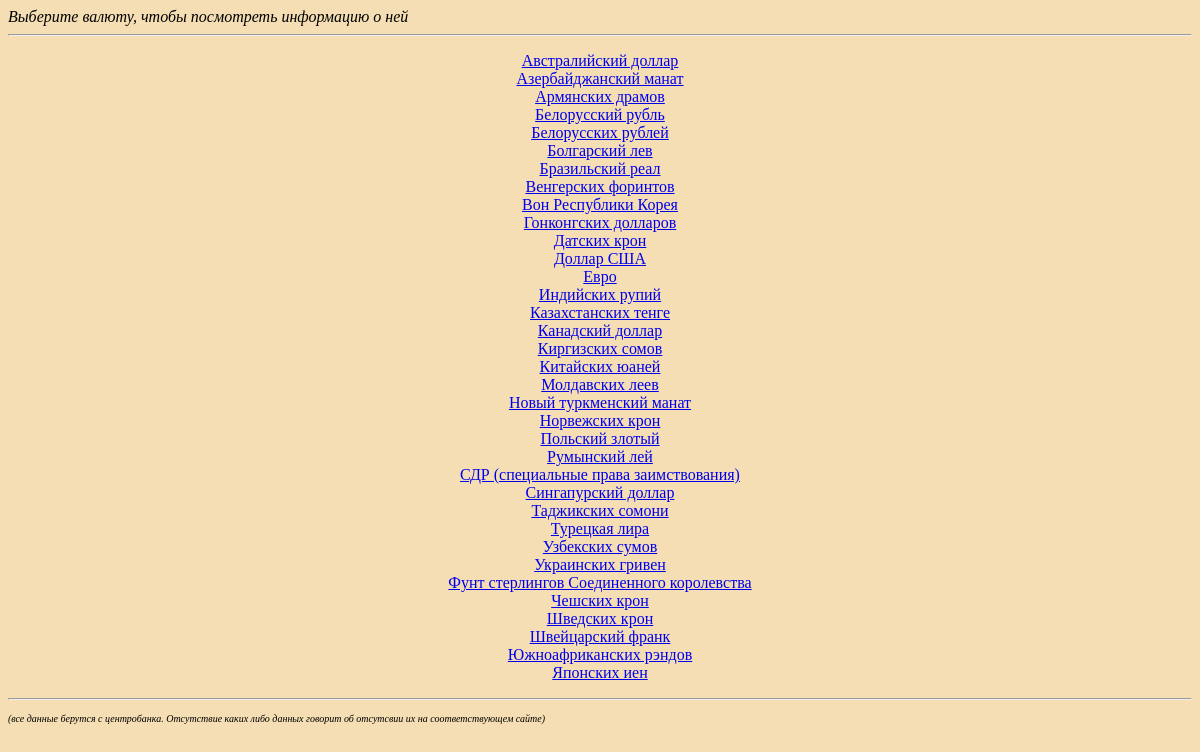
Before: / with the older database file.
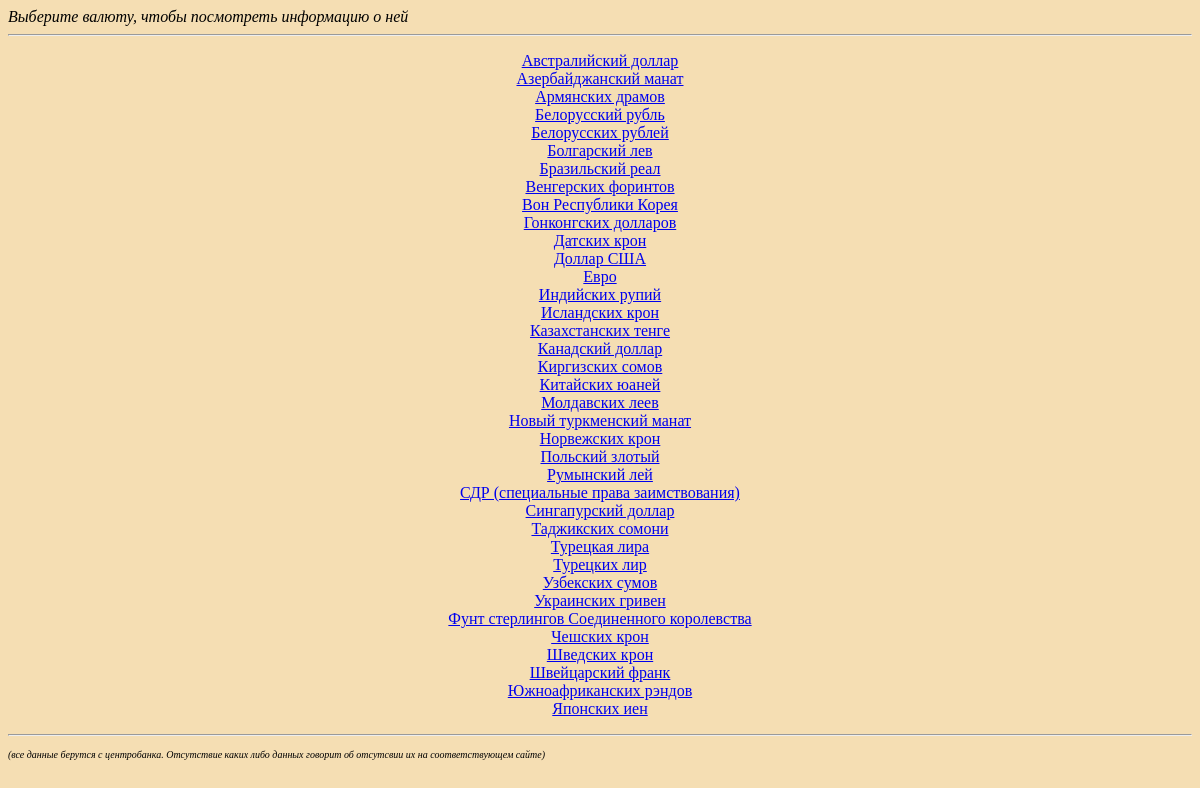
After: the same page with the newer database file.
### WebPython/Apps/Wallet/models.py (models this page shows)
class Wallet_indentificator(models.Model):
    wallet_name = models.CharField('Название валюты', max_length=200)
    wallet_id = models.CharField('ID', max_length=20)
    wallet_char_code = models.CharField('Char_code', max_length=10)
    class Meta:
        verbose_name = 'Валюта'
        verbose_name_plural = 'Валюты'

### WebPython/Apps/Wallet/views.py (the view)
# urls.py: path('', views.main_page, name='main_page'),
def main_page(request):
    wallet_names = []
    wallets_list = Wallet_indentificator.objects.all().order_by('wallet_name')
    if len(wallets_list) == 0:
        load_name()
        wallets_list = Wallet_indentificator.objects.all()
    for wallet in wallets_list:
        wallet_names += [wallet.wallet_name]
    return render(request, 'Wallet/list.html',
                  {'wallets_list': wallet_names})

### WebPython/templates/Wallet/list.html (shortened to what this page needs)
{% extends 'base.html' %}
{% block content %}
<em>Выберите валюту, чтобы посмотреть информацию о ней </em><br>
<hr>
<p align="center">
    {% if wallets_list %}
        {% for a in wallets_list %}
            <a href="{% url 'Wallet:get_date' a%}">{{a}}</a><br>
        {% endfor %}
    {% else %}
        Статья не найдена
    {% endif %}
</p>
<hr>
<em><font size="1"> (все данные берутся с центробанка. Отсутствие каких либо данных говорит об отсутсвии их на соответствующем сайте)</font></em>
{% endblock %}

### WebPython/templates/base.html (shortened to what this page needs)
<!DOCTYPE html>
<html lang="ru">
<head>
</head>
<body bgcolor="#F5DEB3">
    {% block content %}{% endblock %}
</body>
</html>

Changed rows visible on the page:
added Wallet_indentificator: wallets_list "Исландских крон"
added Wallet_indentificator: wallets_list "Турецких лир"
